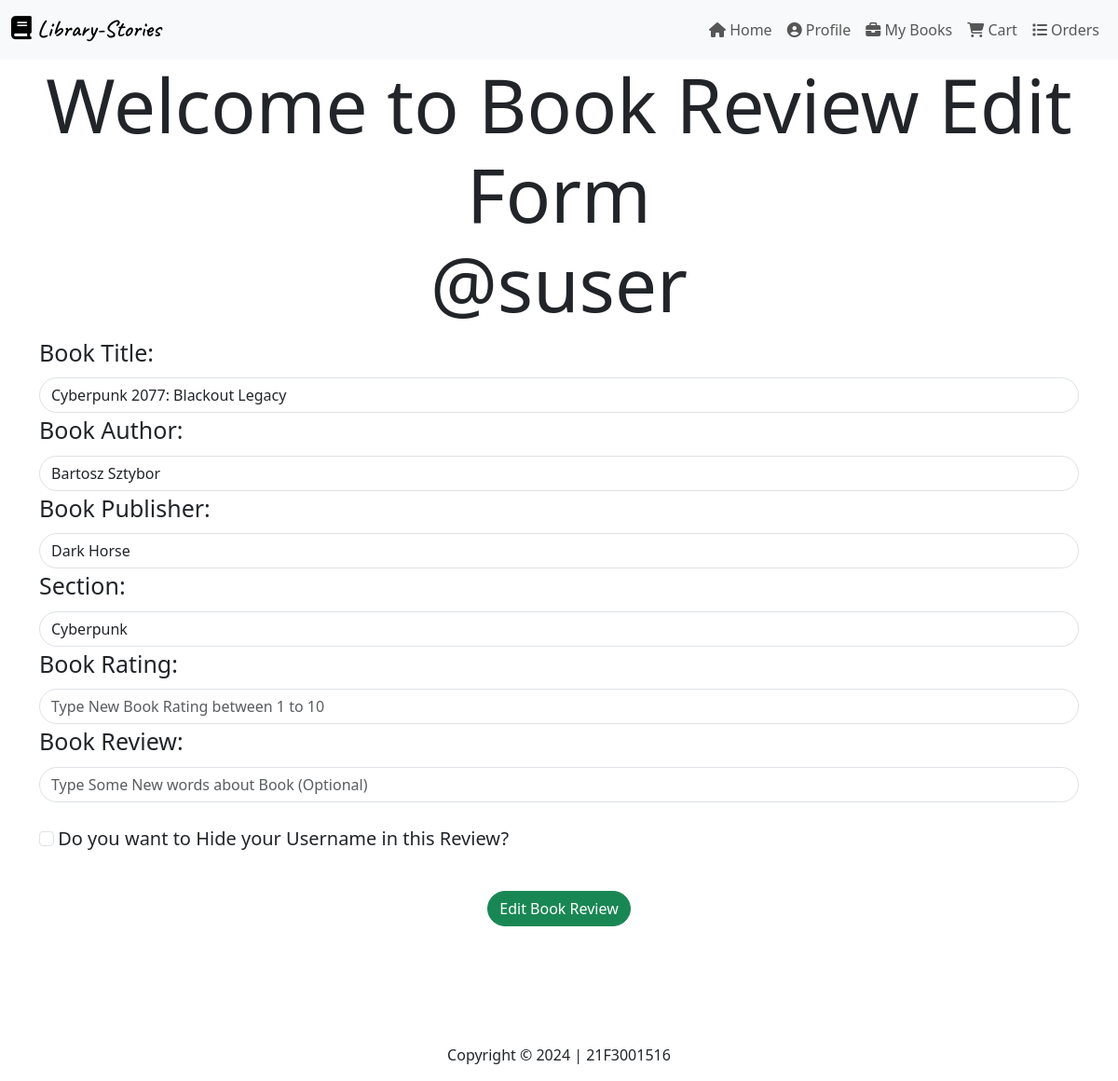
Screenshot of /mybooks/myreviews/1/edit (signed in) with the database file from the repository.
### models.py (models this page shows)
class User(db.Model):
        id = db.Column(db.Integer, primary_key=True)
        username = db.Column(db.String(32), unique=True, nullable=False)
        name = db.Column(db.String(64), nullable=False)
        is_admin = db.Column(db.Boolean,nullable=False, default=False)
        is_author = db.Column(db.Boolean,nullable=False, default=False)
        passhash = db.Column(db.String(256), nullable=False)
        email = db.Column(db.String(128), nullable=True)
        bio = db.Column(db.String(256), nullable=True)
        role = db.Column(db.String(16), nullable=False, default='User')
        books_requested = db.Column(db.Integer, nullable=True, default=0)
        date_upgraded = db.Column(db.DateTime, nullable=True)
        date_joined = db.Column(db.DateTime, nullable=False, default=datetime.now())
        is_dark = db.Column(db.Boolean, nullable=False, default=False)
        books = db.relationship('BookAccess', back_populates='user', lazy=True, cascade='all, delete-orphan')
        author_books = db.relationship('author_book', backref='user', lazy=True, cascade='all, delete-orphan')
        reviews = db.relationship('review', backref='user', lazy=True, cascade='all, delete-orphan')
        blacklists = db.relationship('blacklist', backref='user', lazy=True, cascade='all, delete-orphan')
        carts = db.relationship('cart', backref='user', lazy=True, cascade='all, delete-orphan')
        wishlists = db.relationship('Wishlist', backref='user', lazy=True, cascade='all, delete-orphan')
        favorites = db.relationship('Favorite', backref='user', lazy=True, cascade='all, delete-orphan')

class book(db.Model):
        id = db.Column(db.Integer, primary_key=True)
        title = db.Column(db.String(64), nullable=False)
        author = db.Column(db.String(64), nullable=False)
        section_id = db.Column(db.Integer, db.ForeignKey('section.id'), nullable=False)
        subsections = db.Column(db.String(64), nullable=True)
        publisher = db.Column(db.String(64), nullable=True)
        date_added = db.Column(db.DateTime, nullable=False)
        pages = db.Column(db.Integer, nullable=True)
        volumne = db.Column(db.Integer, nullable=True)
        desc = db.Column(db.String(256), nullable=True)
        price = db.Column(db.Float, nullable=True)
        book_image = db.Column(db.String(256), nullable=True)
        is_audible = db.Column(db.Boolean, nullable=False, default=False)
        content = db.Column(db.String(5096), nullable=True)
        is_upcoming = db.Column(db.Boolean, nullable=False, default=False)
        book_link = db.Column(db.String(512), nullable=True)
        avail= db.Column(db.DateTime, nullable=True)
        access = db.relationship('BookAccess', back_populates='book', lazy=True, cascade='all, delete-orphan')
        carts = db.relationship('cart', backref='book', lazy=True, cascade='all, delete-orphan')
        reviews = db.relationship('review', backref='book', lazy=True, cascade='all, delete-orphan')
        orders = db.relationship('Order', backref='book', lazy=True, cascade='all, delete-orphan')
        wishlist = db.relationship('Wishlist', backref='book', lazy=True, cascade='all, delete-orphan')
        favorite = db.relationship('Favorite', backref='book', lazy=True, cascade='all, delete-orphan')

class Section(db.Model):
        id = db.Column(db.Integer, primary_key=True)
        name = db.Column(db.String(32), unique=True, nullable=False)
        desc = db.Column(db.String(256), nullable=True)
        date_created = db.Column(db.DateTime, nullable=False)
        books = db.relationship('book', backref='Section', lazy=True, cascade='all, delete-orphan')

### routes.py (the view)
@app.route('/mybooks/myreviews/<int:review_id>/edit')
@auth_Required
def edit_review(review_id):
    Review = review.query.get(review_id)
    if not Review:
        flash('Review does not exist')
        return redirect(url_for('myreviews'))
    books = book.query.get(Review.book_id)
    sections = Section.query.get(books.section_id)
    return render_template('review/editreview.html',reviews=Review, books=books, sections=sections, user=current_user())

### routes.py (called while the page is built)
def auth_Required(func):
    @wraps(func)
    def inner(*args, **kwargs):
        if 'user_id' in session:
            return func(*args, **kwargs)
        else:
            flash('Please Login to Continue')
            return redirect(url_for('login'))
    return inner

def current_user():
        user0 = User.query.get(session['user_id'])
        return user0

### templates/review/editreview.html (shortened to what this page needs)
{% extends 'layout.html' %}
{% block content %}
    <div class="heading" align="center">
        <h1 class="display-1" align="center">
            Welcome to Book Review Edit Form <br>@{{user.username}}
        </h1>
    </div>
    <form action="{{url_for('edit_review_post', review_id=reviews.id)}}" method="post" class="form">
        <div class="form-group">
            <label for="Book_title" class="form-label" style="font-size: 25px;">Book Title:</label>
            <select name="book_id" id="book_id" class="form-control" required style="border-radius:60px">
                    <option selected value="{{books.id}}">{{books.title}}</option>
            </select>
        </div>
        <div class="form-group">
            <label for="Book_author" class="form-label" style="font-size: 25px;">Book Author:</label>
            <select name="book_author" id="book_author" class="form-control" required style="border-radius:60px">
                    <option selected value="{{books.author}}">{{books.author}}</option>
            </select>
        </div>
        <div class="form-group">
            <label for="Book_pub" class="form-label" style="font-size: 25px;">Book Publisher:</label>
            <select name="book_pub" id="book_publisher" class="form-control" required style="border-radius:60px">
                    <option selected value="{{books.publisher}}">{{books.publisher}}</option>
            </select>
        </div>
        <div class="form-group">
            <label for="section_id" class="form-label" style="font-size: 25px;">Section:</label>
            <select name="section_id" id="section_id" class="form-control" required style="border-radius:60px">
                    <option selected value="{{sections.id}}">{{sections.name}}</option>
            </select>
        </div>
        <div class="form-group">
            <label for="bookrate" class="form-label" style="font-size: 25px;">Book Rating:</label>
            <input type="number" name="bookrate" placeholder="Type New Book Rating between 1 to 10" min="1" max="10" id="bookrate" required  class="form-control" style="border-radius:60px">
        </div>
        <div class="form-group">
            <label for="bookreview" class="form-label" style="font-size: 25px;">Book Review:</label>
            <input type="text" name="bookreview" placeholder="Type Some New words about Book (Optional)" id="bookreview"  class="form-control" style="border-radius:60px">
        </div>
        <div class="form-group"><br>
            <input type="checkbox" class="form-check-input" name="isanon" id="isanon" style="margin-top:7px">
            <label class="form-check-label" for="ianon" style="font-size: 20px; margin-bottom:25px">Do you want to Hide your Username in this Review?</label>
        </div>
        <div class="buttons d-flex justify-content-center align-items-center">
            <div class="form-group m-3">
                <input type="submit" value="Edit Book Review" class="btn btn-success" style="border-radius: 30px;">
            </div>
        </div>
    </form>
{% endblock %}

### templates/review/editreview.html (style rules this page uses)
.heading { display: flex; justify-content: space-around; align-items: center; }

### rows the page displays
User: username "suser"
book: book_id "Cyberpunk 2077: Blackout Legacy", book_author "Bartosz Sztybor", book_pub "Dark Horse"
Section: section_id "Cyberpunk"
